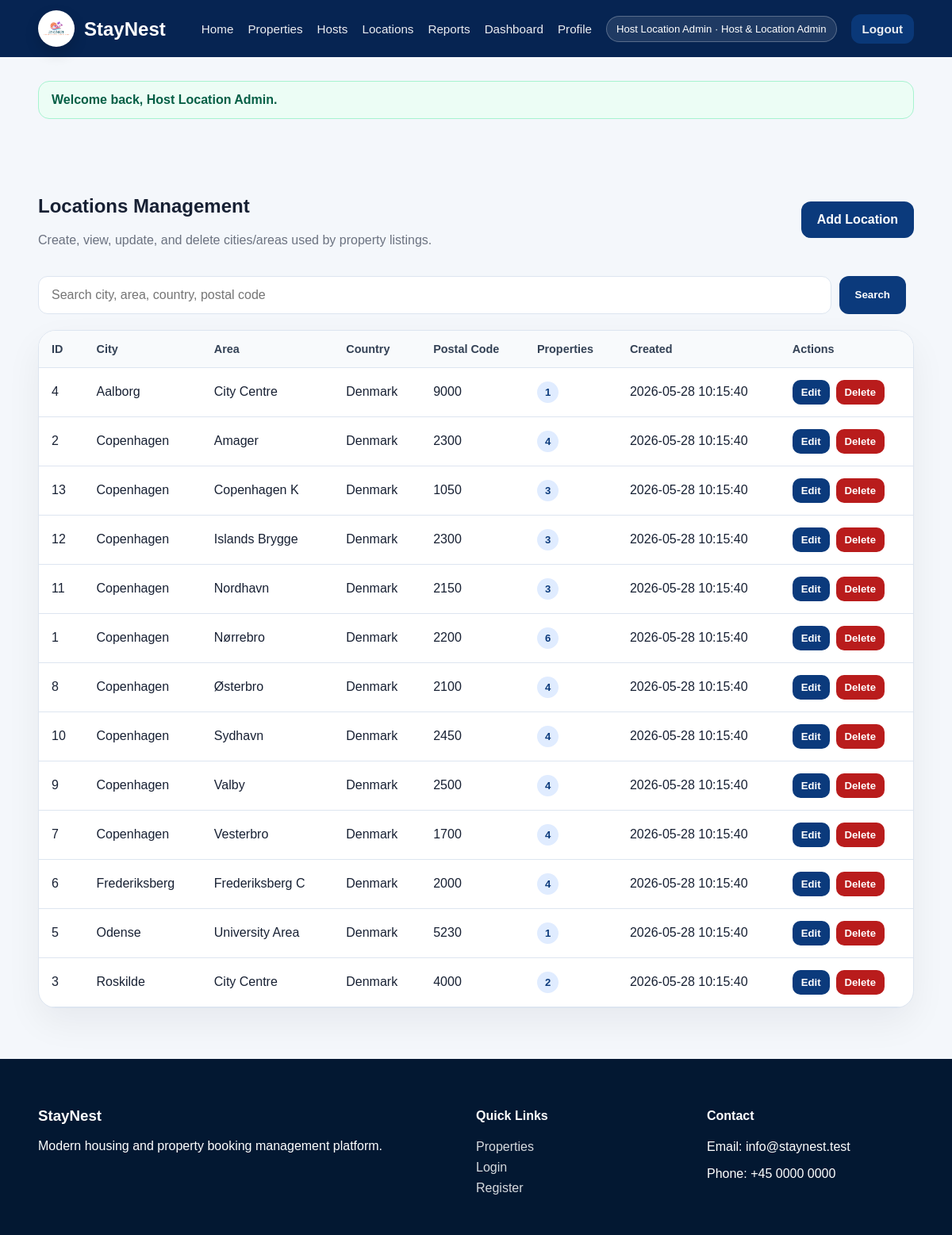
/public/location (signed in), run on the app's committed database.
### tables this page shows
CREATE TABLE locations (
    location_id INT AUTO_INCREMENT PRIMARY KEY,
    city VARCHAR(100) NOT NULL,
    area VARCHAR(100) NULL,
    country VARCHAR(100) NOT NULL DEFAULT 'Denmark',
    postal_code VARCHAR(20) NULL,
    created_at TIMESTAMP DEFAULT CURRENT_TIMESTAMP,
    updated_at TIMESTAMP DEFAULT CURRENT_TIMESTAMP ON UPDATE CURRENT_TIMESTAMP
);

### app/core/Controller.php (called while the page is built, shortened)
<?php
class Controller
{
    protected function view(string $view, array $data = []): void
    {
        extract($data);
        $viewFile = APP_ROOT . '/app/views/' . $view . '.php';
        require $viewFile;
    }
}

### app/controllers/LocationController.php (called while the page is built, shortened)
<?php
class LocationController extends Controller
{
    private Location $locationModel;
    public function __construct()
    {
        $this->locationModel = $this->model('Location');
    }
    public function index(): void
    {
        $search = trim((string) ($_GET['search'] ?? ''));
        $this->view('locations/index', [
            'title' => 'Locations',
            'locations' => $this->locationModel->listAll($search),
            'search' => $search,
        ]);
    }
}

### app/core/Router.php (called while the page is built, shortened)
<?php
class Router
{
    private string $defaultMethod = 'index';
    public function dispatch(): void
    {
        $url = $this->parseUrl();
        $methodName = $url[1] ?? $this->defaultMethod;
        $controller = new $controllerName();
        $params = array_slice($url, 2);
        call_user_func_array([$controller, $methodName], $params);
    }
    private function parseUrl(): array
    {
        $url = trim($_GET['url'], '/');
        $url = filter_var($url, FILTER_SANITIZE_URL);
        return explode('/', $url);
    }
}

### public/index.php (called while the page is built, shortened)
<?php
spl_autoload_register(function ($className) {
    $paths = [
        APP_ROOT . '/app/core/' . $className . '.php',
        APP_ROOT . '/app/controllers/' . $className . '.php',
        APP_ROOT . '/app/models/' . $className . '.php',
    ];
    foreach ($paths as $path) {
        if (file_exists($path)) {
            return;
        }
    }
});
$router = new Router();
$router->dispatch();

### app/core/Model.php (called while the page is built, shortened)
<?php
class Model
{
    public function __construct()
    {
        $this->db = Database::connect();
    }
}

### app/core/Database.php (called while the page is built)
<?php
class Database
{
    private static ?PDO $connection = null;
    public static function connect(): PDO
    {
        if (self::$connection === null) {
            $dsn = 'mysql:host=' . DB_HOST . ';dbname=' . DB_NAME . ';charset=' . DB_CHARSET;
            $options = [
                PDO::ATTR_ERRMODE => PDO::ERRMODE_EXCEPTION,
                PDO::ATTR_DEFAULT_FETCH_MODE => PDO::FETCH_ASSOC,
                PDO::ATTR_EMULATE_PREPARES => false,
            ];
            try {
                self::$connection = new PDO($dsn, DB_USER, DB_PASS, $options);
            } catch (PDOException $e) {
                die('Database connection failed: ' . $e->getMessage());
            }
        }
        return self::$connection;
    }
}

### app/models/Location.php (called while the page is built, shortened)
<?php
class Location extends Model
{
    public function listAll(?string $search = null): array
    {
        $sql = 'SELECT l.*, COUNT(p.property_id) AS property_count
                FROM locations l
                LEFT JOIN properties p ON p.location_id = l.location_id';
        $params = [];
        $sql .= ' GROUP BY l.location_id ORDER BY l.city ASC, l.area ASC';
        $stmt = $this->db->prepare($sql);
        $stmt->execute($params);
        return $stmt->fetchAll();
    }
}

### app/views/locations/index.php (the view, shortened to what this page needs)
<?php require APP_ROOT . '/app/views/layouts/header.php'; ?>
<section class="container section">
    <div class="section-heading">
        <div>
            <h1>Locations Management</h1>
            <p class="muted">Create, view, update, and delete cities/areas used by property listings.</p>
        </div>
        <a class="btn" href="<?= URL_ROOT; ?>/location/create">Add Location</a>
    </div>
    <form class="toolbar" method="get" action="<?= URL_ROOT; ?>/location">
        <input type="text" name="search" value="<?= htmlspecialchars($search ?? '', ENT_QUOTES, 'UTF-8'); ?>" placeholder="Search city, area, country, postal code">
        <button class="btn" type="submit">Search</button>
    </form>
    <div class="table-card">
        <table>
            <thead>
                <tr>
                    <th>ID</th>
                    <th>City</th>
                    <th>Area</th>
                    <th>Country</th>
                    <th>Postal Code</th>
                    <th>Properties</th>
                    <th>Created</th>
                    <th>Actions</th>
                </tr>
            </thead>
            <tbody>
                <?php foreach ($locations as $location): ?>
                    <tr>
                        <td><?= (int) $location['location_id']; ?></td>
                        <td><?= htmlspecialchars($location['city'], ENT_QUOTES, 'UTF-8'); ?></td>
                        <td><?= htmlspecialchars($location['area'] ?? '-', ENT_QUOTES, 'UTF-8'); ?></td>
                        <td><?= htmlspecialchars($location['country'], ENT_QUOTES, 'UTF-8'); ?></td>
                        <td><?= htmlspecialchars($location['postal_code'] ?? '-', ENT_QUOTES, 'UTF-8'); ?></td>
                        <td><span class="badge"><?= (int) $location['property_count']; ?></span></td>
                        <td><?= htmlspecialchars($location['created_at'], ENT_QUOTES, 'UTF-8'); ?></td>
                        <td>
                            <div class="row-actions">
                                <a class="btn btn-mini" href="<?= URL_ROOT; ?>/location/edit/<?= (int) $location['location_id']; ?>">Edit</a>
                                <form method="post" action="<?= URL_ROOT; ?>/location/delete/<?= (int) $location['location_id']; ?>" class="inline-form">
                                    <button class="btn btn-mini btn-danger" type="submit" data-confirm="Delete this location? This is blocked if properties are linked.">Delete</button>
                                </form>
                            </div>
                        </td>
                    </tr>
                <?php endforeach; ?>
            </tbody>
        </table>
    </div>
</section>
<?php require APP_ROOT . '/app/views/layouts/footer.php'; ?>

### public/assets/css/style.css (style rules this page uses)
:root { --primary: #062452; --primary-light: #0b3a7c; --white: #ffffff; --soft-bg: #f4f7fb; --text: #172033; --muted: #6b7280; --border: #dde5f0; }
* { box-sizing: border-box; }
body { margin: 0; font-family: Arial, Helvetica, sans-serif; background: var(--soft-bg); color: var(--text); }
a { color: inherit; text-decoration: none; }
.container { width: min(1120px, 92%); margin: 0 auto; }
.search-box input, input, select, textarea { width: 100%; padding: 14px 16px; border: 1px solid var(--border); border-radius: 12px; font-size: 1rem; }
.search-box button, .btn { border: none; background: var(--primary-light); color: var(--white); padding: 14px 20px; border-radius: 12px; cursor: pointer; font-weight: 700; display: inline-flex; align-items: center; justify-content: center; transition: 0.2s ease; }
.section { padding: 64px 0; }
.muted { color: var(--muted); }
.badge { display: inline-flex; align-items: center; padding: 6px 10px; border-radius: 999px; font-size: .82rem; font-weight: 700; background: #e0ecff; color: #0b3a7c; }
.table-card { background: var(--white); border: 1px solid var(--border); border-radius: 22px; box-shadow: 0 18px 45px rgba(15, 23, 42, .06); overflow-x: auto; }
table { width: 100%; border-collapse: collapse; }
th, td { text-align: left; padding: 15px 16px; border-bottom: 1px solid var(--border); white-space: nowrap; }
th { background: #f8fafc; color: #334155; font-size: .9rem; }
.section-heading { display: flex; align-items: center; justify-content: space-between; gap: 16px; margin-bottom: 20px; }
.toolbar { display: grid; grid-template-columns: minmax(220px, 1fr) auto auto; gap: 10px; margin: 0 0 20px; }
.row-actions { display: flex; align-items: center; gap: 8px; flex-wrap: nowrap; }
.inline-form { display: inline; margin: 0; }
.btn-mini { padding: 8px 11px; border-radius: 10px; font-size: .82rem; }
.btn-danger { background: #b91c1c; }

### data on the page
locations: location_id "4", city "Aalborg", area "City Centre", country "Denmark", postal_code "9000", property_count "1", created_at "2026-05-28 10:15:40"
locations: location_id "2", city "Copenhagen", area "Amager", country "Denmark", postal_code "2300", property_count "4", created_at "2026-05-28 10:15:40"
locations: location_id "13", city "Copenhagen", area "Copenhagen K", country "Denmark", postal_code "1050", property_count "3", created_at "2026-05-28 10:15:40"
locations: location_id "12", city "Copenhagen", area "Islands Brygge", country "Denmark", postal_code "2300", property_count "3", created_at "2026-05-28 10:15:40"
locations: location_id "11", city "Copenhagen", area "Nordhavn", country "Denmark", postal_code "2150", property_count "3", created_at "2026-05-28 10:15:40"
locations: location_id "1", city "Copenhagen", area "Nørrebro", country "Denmark", postal_code "2200", property_count "6", created_at "2026-05-28 10:15:40"
locations: location_id "8", city "Copenhagen", area "Østerbro", country "Denmark", postal_code "2100", property_count "4", created_at "2026-05-28 10:15:40"
locations: location_id "10", city "Copenhagen", area "Sydhavn", country "Denmark", postal_code "2450", property_count "4", created_at "2026-05-28 10:15:40"
locations: location_id "9", city "Copenhagen", area "Valby", country "Denmark", postal_code "2500", property_count "4", created_at "2026-05-28 10:15:40"
locations: location_id "7", city "Copenhagen", area "Vesterbro", country "Denmark", postal_code "1700", property_count "4", created_at "2026-05-28 10:15:40"
locations: location_id "6", city "Frederiksberg", area "Frederiksberg C", country "Denmark", postal_code "2000", property_count "4", created_at "2026-05-28 10:15:40"
locations: location_id "5", city "Odense", area "University Area", country "Denmark", postal_code "5230", property_count "1", created_at "2026-05-28 10:15:40"
locations: location_id "3", city "Roskilde", area "City Centre", country "Denmark", postal_code "4000", property_count "2", created_at "2026-05-28 10:15:40"

### other printed values
Auth::name() "Host Location Admin"
Auth::roleLabel() "Host & Location Admin"
$flash['message'] "Welcome back, Host Location Admin."
